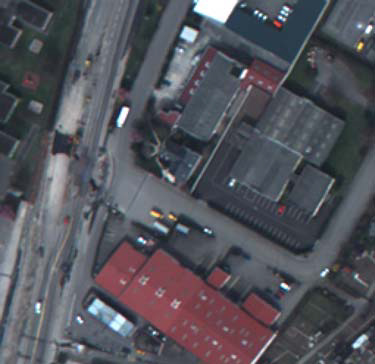
#> input picture data/P+XS/data.jpg, 375 x 364 px, found by its file name
$ python gen_data.py
#> lines starting #> are read from the running program, lines starting #| are printed output that depends on the picture
import numpy as np
import cv2
from PIL import Image

def average_pooling_kernel(image, scale_factor):
    # Define the average pooling kernel
    kernel = np.ones((3, 3), dtype=np.float32) / 9.0

    # Perform convolution on the image
    output_image = cv2.filter2D(image, -1, kernel, borderType=cv2.BORDER_REPLICATE)

    # Keep the dimensions of the scaled down image
    output_image = output_image[::scale_factor, ::scale_factor]

    return output_image

# 读取原始图像
MS = cv2.imread('./data/P+XS/data.jpg')
#> MS is the input picture: shape (364, 375, 3); mean B, G, R 91.2, 83.5, 83.3
IR = cv2.imread('./data/P+XS/IR.jpg')
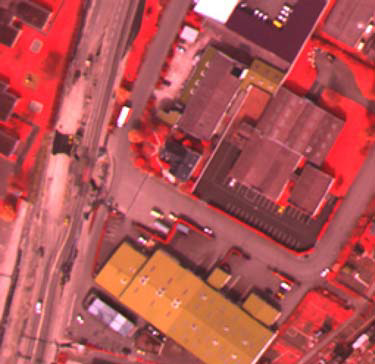
#> input picture data/P+XS/IR.jpg, 375 x 364 px, found by its file name
#> IR is the input picture: shape (364, 375, 3); mean B, G, R 84.1, 82.8, 178.4


resized_image = average_pooling_kernel(IR, 4)
#> in average_pooling_kernel, `output_image = output_image[::scale_factor, ::scale_factor]`:
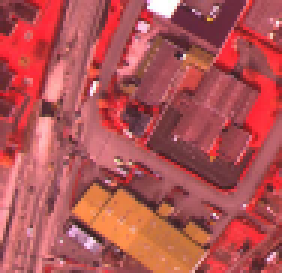
#> output_image: shape (91, 94, 3) (shown 3 times larger); mean B, G, R 84.2, 82.8, 178.4

cv2.imwrite("./data/IR_ini.png",resized_image)

# 使用最近邻插值进行上采样
upsampled_image = cv2.resize(resized_image, (IR.shape[1],IR.shape[0]), interpolation=cv2.INTER_NEAREST)
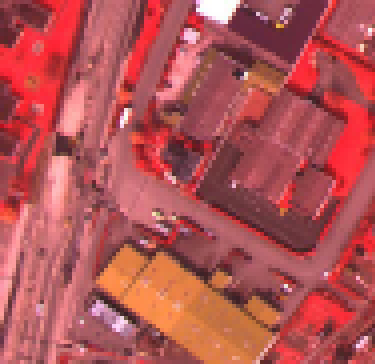
#> upsampled_image: shape (364, 375, 3); mean B, G, R 84.3, 82.9, 178.4
cv2.imwrite("./data/IR_resize.png",upsampled_image)

gray_image = cv2.cvtColor(MS, cv2.COLOR_BGR2GRAY)
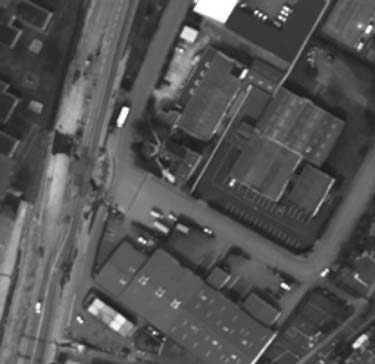
#> gray_image: shape (364, 375); min 23, max 255, mean 84.3
# 将彩色图像转换为灰度图像
cv2.imwrite("./data/pan.png",gray_image)

resized_image = average_pooling_kernel(MS, 4)
#> call 2 of average_pooling_kernel, with scale_factor = 4
#> in average_pooling_kernel (call 2), `output_image = output_image[::scale_factor, ::scale_factor]`:
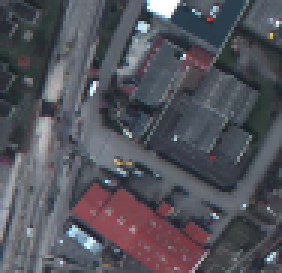
#> output_image: shape (91, 94, 3) (shown 3 times larger); mean B, G, R 91.3, 83.6, 83.3

cv2.imwrite("./data/MS_ini.png",resized_image)

# 使用最近邻插值进行上采样
upsampled_image = cv2.resize(resized_image, (MS.shape[1],MS.shape[0]), interpolation=cv2.INTER_NEAREST)
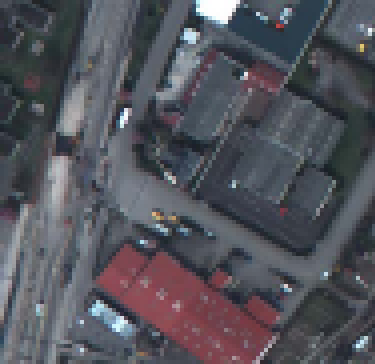
#> upsampled_image: shape (364, 375, 3); mean B, G, R 91.3, 83.6, 83.4
cv2.imwrite("./data/MS_resize.png",upsampled_image)
